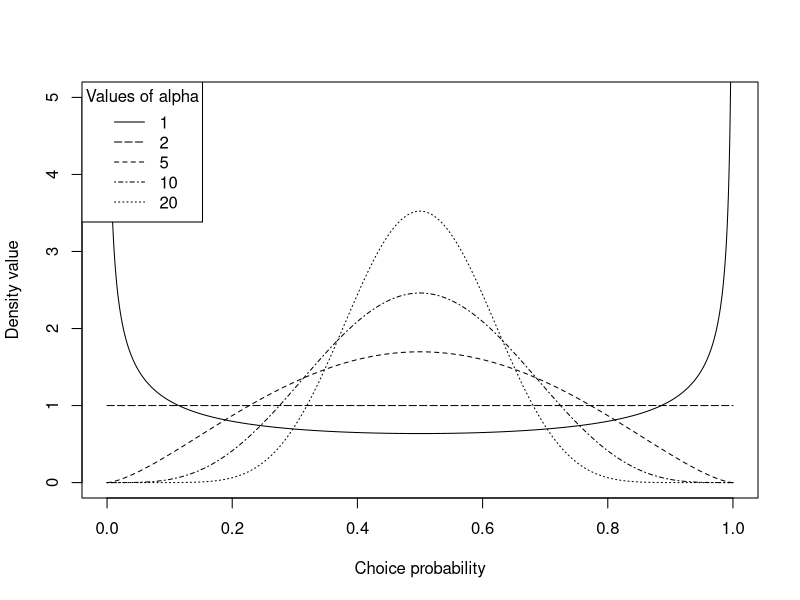

Source code (R):
# Plot binary choice probabilitiies associated with different values of alpha

pdf('Figures/bcp.pdf', paper='special', width=12, height=6)
  
pr = seq(0.0, 1.0, by=0.0001)
alpha = c(1, 2, 5, 10, 20)
lty_vals = c(1, 5, 2, 4, 3) # 'solid', 'longdash', 'dashed', 'dotdash', 'dotted')
plot(NULL, xlim=c(0,1), ylim=c(0,5), ylab="Density value", xlab="Choice probability")
for (i in 1:5)
	lines(pr, dbeta(pr, alpha[i]/2, alpha[i]/2), lty = lty_vals[i])
legend(x='topleft', legend = alpha, lty=lty_vals, title='Values of alpha')

dev.off()
